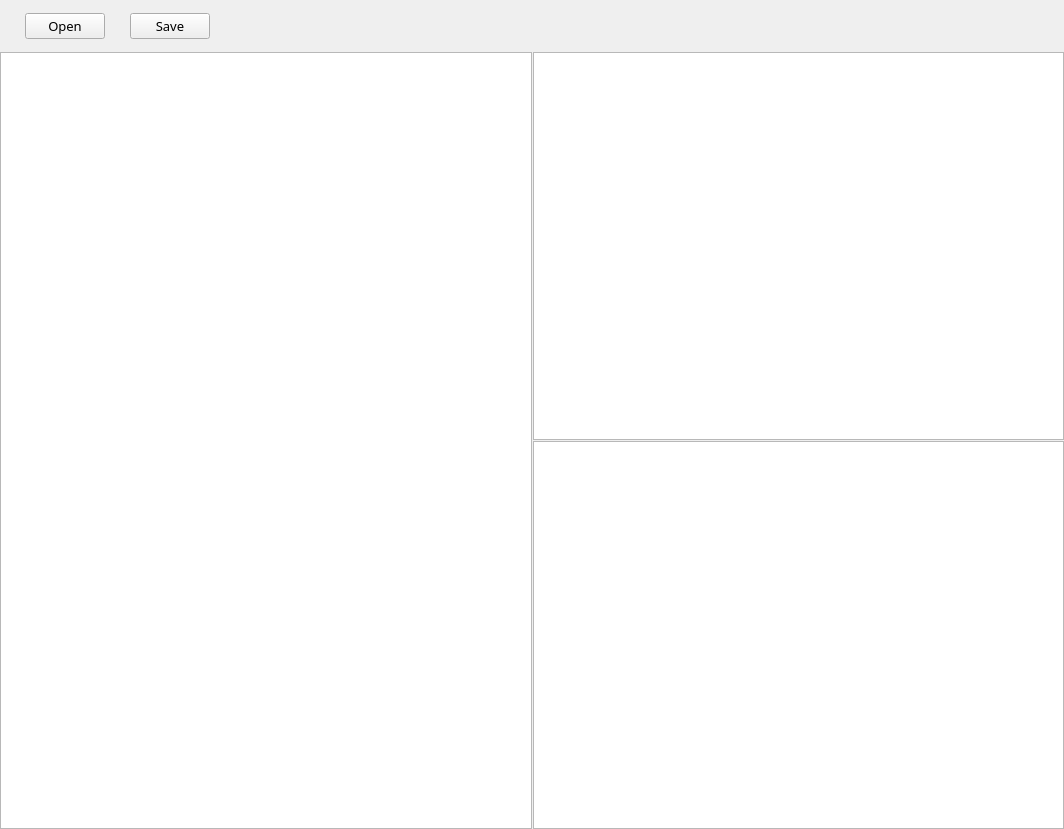
<?xml version="1.0" encoding="UTF-8"?>
<ui version="4.0">
 <class>ElfReader</class>
 <widget class="QMainWindow" name="ElfReader">
  <property name="geometry">
   <rect>
    <x>0</x>
    <y>0</y>
    <width>1064</width>
    <height>829</height>
   </rect>
  </property>
  <property name="acceptDrops">
   <bool>true</bool>
  </property>
  <property name="windowTitle">
   <string>ElfReader</string>
  </property>
  <property name="dockOptions">
   <set>QMainWindow::AllowTabbedDocks|QMainWindow::AnimatedDocks</set>
  </property>
  <widget class="QWidget" name="centralWidget">
   <property name="acceptDrops">
    <bool>false</bool>
   </property>
   <layout class="QVBoxLayout" name="verticalLayout">
    <property name="spacing">
     <number>13</number>
    </property>
    <property name="leftMargin">
     <number>0</number>
    </property>
    <property name="topMargin">
     <number>13</number>
    </property>
    <property name="rightMargin">
     <number>0</number>
    </property>
    <property name="bottomMargin">
     <number>0</number>
    </property>
    <item>
     <layout class="QHBoxLayout" name="horizontalLayout">
      <property name="spacing">
       <number>25</number>
      </property>
      <property name="leftMargin">
       <number>25</number>
      </property>
      <item>
       <widget class="QPushButton" name="pushButton_open">
        <property name="font">
         <font>
          <family>微软雅黑</family>
          <pointsize>10</pointsize>
         </font>
        </property>
        <property name="acceptDrops">
         <bool>false</bool>
        </property>
        <property name="text">
         <string>Open</string>
        </property>
       </widget>
      </item>
      <item>
       <widget class="QPushButton" name="pushButton_save">
        <property name="font">
         <font>
          <family>微软雅黑</family>
          <pointsize>10</pointsize>
         </font>
        </property>
        <property name="acceptDrops">
         <bool>false</bool>
        </property>
        <property name="text">
         <string>Save</string>
        </property>
       </widget>
      </item>
      <item>
       <spacer name="horizontalSpacer">
        <property name="acceptDrops">
         <bool>false</bool>
        </property>
        <property name="orientation">
         <enum>Qt::Horizontal</enum>
        </property>
        <property name="sizeHint" stdset="0">
         <size>
          <width>40</width>
          <height>20</height>
         </size>
        </property>
       </spacer>
      </item>
     </layout>
    </item>
    <item>
     <widget class="QSplitter" name="splitter_left">
      <property name="sizePolicy">
       <sizepolicy hsizetype="Expanding" vsizetype="Expanding">
        <horstretch>0</horstretch>
        <verstretch>0</verstretch>
       </sizepolicy>
      </property>
      <property name="acceptDrops">
       <bool>false</bool>
      </property>
      <property name="orientation">
       <enum>Qt::Horizontal</enum>
      </property>
      <property name="handleWidth">
       <number>1</number>
      </property>
      <widget class="QTreeWidget" name="header_tree">
       <property name="sizePolicy">
        <sizepolicy hsizetype="Expanding" vsizetype="Expanding">
         <horstretch>0</horstretch>
         <verstretch>0</verstretch>
        </sizepolicy>
       </property>
       <property name="acceptDrops">
        <bool>false</bool>
       </property>
       <attribute name="headerVisible">
        <bool>false</bool>
       </attribute>
       <column>
        <property name="text">
         <string notr="true">1</string>
        </property>
       </column>
      </widget>
      <widget class="QSplitter" name="splitter_right">
       <property name="sizePolicy">
        <sizepolicy hsizetype="Expanding" vsizetype="Expanding">
         <horstretch>0</horstretch>
         <verstretch>0</verstretch>
        </sizepolicy>
       </property>
       <property name="acceptDrops">
        <bool>false</bool>
       </property>
       <property name="orientation">
        <enum>Qt::Vertical</enum>
       </property>
       <property name="handleWidth">
        <number>1</number>
       </property>
       <widget class="QTreeWidget" name="info_tree">
        <property name="acceptDrops">
         <bool>false</bool>
        </property>
        <attribute name="headerVisible">
         <bool>false</bool>
        </attribute>
        <column>
         <property name="text">
          <string notr="true">1</string>
         </property>
        </column>
       </widget>
       <widget class="QListWidget" name="hex">
        <property name="acceptDrops">
         <bool>false</bool>
        </property>
       </widget>
      </widget>
     </widget>
    </item>
   </layout>
  </widget>
 </widget>
 <layoutdefault spacing="6" margin="11"/>
 <resources/>
 <connections>
  <connection>
   <sender>pushButton_open</sender>
   <signal>clicked()</signal>
   <receiver>ElfReader</receiver>
   <slot>pushButton_open_clicked()</slot>
   <hints>
    <hint type="sourcelabel">
     <x>49</x>
     <y>34</y>
    </hint>
    <hint type="destinationlabel">
     <x>67</x>
     <y>-30</y>
    </hint>
   </hints>
  </connection>
  <connection>
   <sender>pushButton_save</sender>
   <signal>clicked()</signal>
   <receiver>ElfReader</receiver>
   <slot>pushButton_save_clicked()</slot>
   <hints>
    <hint type="sourcelabel">
     <x>165</x>
     <y>28</y>
    </hint>
    <hint type="destinationlabel">
     <x>221</x>
     <y>-4</y>
    </hint>
   </hints>
  </connection>
 </connections>
 <slots>
  <slot>pushButton_open_clicked()</slot>
  <slot>pushButton_save_clicked()</slot>
  <slot>item_clicked_slot(QTreeWidgetItem*,int)</slot>
  <slot>header_item_changed_slot(QTreeWidgetItem*,int)</slot>
 </slots>
</ui>
